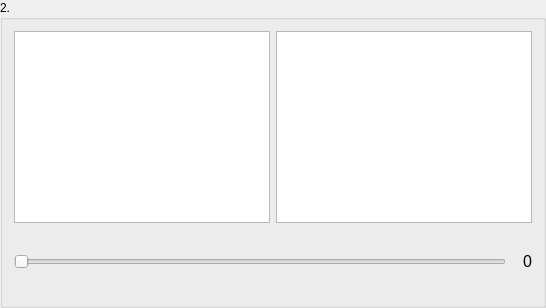
          <widget class="QGroupBox" name="videoName2groupBox">
           <property name="title">
            <string>2.</string>
           </property>
           <layout class="QGridLayout" name="gridLayout_4">
            <item row="0" column="0">
             <layout class="QGridLayout" name="gridLayout_5" columnstretch="8">
              <item row="0" column="0">
               <layout class="QVBoxLayout" name="verticalLayout_8" stretch="5,1">
                <item>
                 <layout class="QHBoxLayout" name="horizontalLayout_2">
                  <item>
                   <widget class="QGraphicsView" name="FrameView2_1">
                    <property name="sizePolicy">
                     <sizepolicy hsizetype="Expanding" vsizetype="Expanding">
                      <horstretch>0</horstretch>
                      <verstretch>0</verstretch>
                     </sizepolicy>
                    </property>
                    <property name="minimumSize">
                     <size>
                      <width>192</width>
                      <height>108</height>
                     </size>
                    </property>
                    <property name="maximumSize">
                     <size>
                      <width>1920</width>
                      <height>1080</height>
                     </size>
                    </property>
                   </widget>
                  </item>
                  <item>
                   <widget class="QGraphicsView" name="FrameView2_2">
                    <property name="sizePolicy">
                     <sizepolicy hsizetype="Expanding" vsizetype="Expanding">
                      <horstretch>0</horstretch>
                      <verstretch>0</verstretch>
                     </sizepolicy>
                    </property>
                    <property name="minimumSize">
                     <size>
                      <width>192</width>
                      <height>108</height>
                     </size>
                    </property>
                    <property name="maximumSize">
                     <size>
                      <width>1920</width>
                      <height>1080</height>
                     </size>
                    </property>
                   </widget>
                  </item>
                 </layout>
                </item>
                <item>
                 <layout class="QHBoxLayout" name="horizontalLayout_5">
                  <item>
                   <widget class="QSlider" name="frameSlider2">
                    <property name="minimumSize">
                     <size>
                      <width>300</width>
                      <height>65</height>
                     </size>
                    </property>
                    <property name="orientation">
                     <enum>Qt::Horizontal</enum>
                    </property>
                   </widget>
                  </item>
                  <item>
                   <widget class="QLabel" name="frameNumLabel2">
                    <property name="minimumSize">
                     <size>
                      <width>20</width>
                      <height>20</height>
                     </size>
                    </property>
                    <property name="font">
                     <font>
                      <pointsize>12</pointsize>
                     </font>
                    </property>
                    <property name="text">
                     <string>0</string>
                    </property>
                    <property name="alignment">
                     <set>Qt::AlignRight|Qt::AlignTrailing|Qt::AlignVCenter</set>
                    </property>
                   </widget>
                  </item>
                 </layout>
                </item>
               </layout>
              </item>
             </layout>
            </item>
           </layout>
          </widget>
